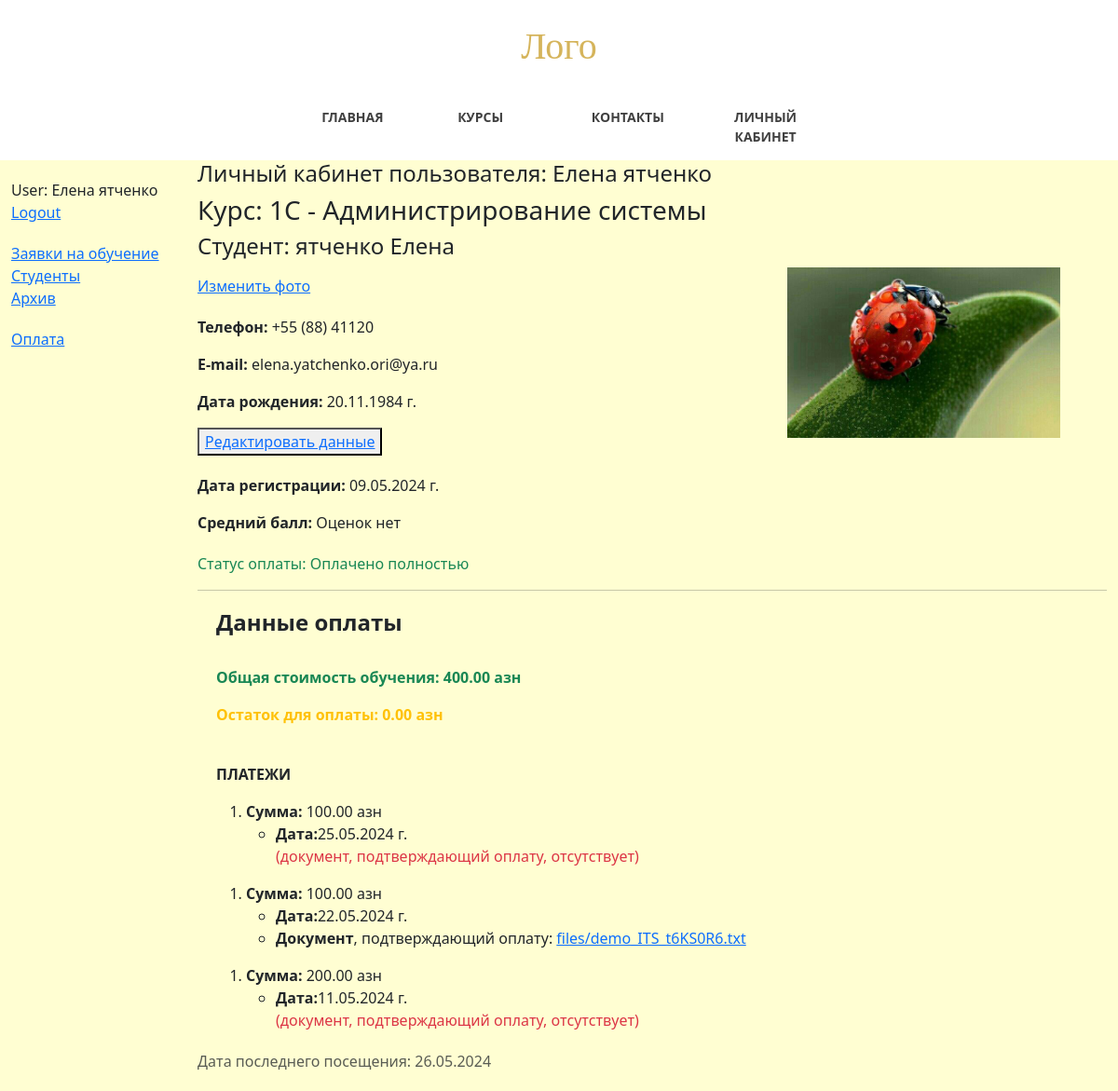
The app's page /main/profile/ (signed in) with its own data.
### students_app/models.py (models this page shows, shortened)
class Student(models.Model):
    related_user = models.ForeignKey(User, on_delete=models.CASCADE)
    name = models.CharField(verbose_name="Имя", max_length=50)
    surname = models.CharField(verbose_name="Фамилия", max_length=100)
    phone = models.CharField(verbose_name="Номер телефона", max_length=50)
    date_of_birth = models.DateField()
    course = models.ForeignKey(Course, on_delete=models.PROTECT)
    photo = models.ImageField(upload_to="images/", blank=True, null=True)
    @property
    def full_name(self):
        return f"{self.surname} {self.name}"
    STUDENT_STATUS = [
        ("r", "requested"),
        ("a", "approved"),
        ("f", "finished"),
    ]
    status = models.CharField(
        max_length=50,
        choices=STUDENT_STATUS,
        default="r",
        help_text="Статус студента",
    )
    request_date = models.DateField(auto_now_add=True)
    reg_date = models.DateField(blank=True, null=True)
    updated = models.DateField(auto_now=True)
    is_paid = models.BooleanField(default=False)
    is_deleted = models.BooleanField(default=False)
    deleted = models.DateField(auto_now=True)
    def average_mark(self):
        mark_list = [perf.mark for perf in self.performance_set.all()]
        if mark_list:
            return round(sum(mark_list) / len(mark_list), 2)
        else:
            return "Оценок нет"
    def rest_of_payment(self):
        paid = sum([payment.amount for payment in self.payment_set.all()])
        rest = self.course.total_cost() - paid
        return rest
    class Meta:
        ordering = ["name"]

class Course(models.Model):
    name = models.CharField(max_length=200)
    category = models.ForeignKey(Category, on_delete=models.SET_NULL, null=True)
    summary = models.TextField(max_length=1000, help_text="Краткое описание курса")
    lasting = models.IntegerField(
        default=1, help_text="Продолжительность курса, в месяцах"
    )
    cost = models.DecimalField(
        max_digits=8, decimal_places=2, help_text="Стоимость в месяц, азн"
    )
    added = models.DateField(auto_now_add=True)
    rating = models.DecimalField(max_digits=3, decimal_places=2, blank=True, null=True)
    is_deleted = models.BooleanField(default=False)
    deleted = models.DateField(auto_now=True)
    views_num = models.IntegerField(default=0)
    def total_cost(self):
        return self.lasting * self.cost
    class Meta:
        ordering = ["-name"]
    def __str__(self):
        return self.name

class Payment(models.Model):
    student = models.ForeignKey(Student, on_delete=models.CASCADE)
    amount = models.DecimalField(verbose_name="Сумма", max_digits=8, decimal_places=2)
    paid_date = models.DateField(verbose_name="Дата оплаты", default=date.today)
    document = models.FileField(upload_to="files/", null=True, blank=True)
    added = models.DateField(auto_now_add=True)
    updated = models.DateField(auto_now=True)
    class Meta:
        ordering = ["-paid_date"]
        permissions = (("can_mark_returned", "Set book as returned"),)

### students_app/views.py (the view)
# urls.py: path("profile/", views.profile, name="profile"),
@login_required
def profile(request):
    current_user = request.user
    students = current_user.student_set.all()
    stud_pay = {}
    for student in students:
        payments = Payment.objects.filter(student=student)
        stud_pay[student] = payments
    visit_date = request.session.get("visit_date", None)
    print(f"request - {request.session}")
    print(f"visit date = {visit_date}")
    print(type(visit_date))
    if visit_date is None:
        visit_date_current = date.today()
    else:
        visit_date_current = datetime.strptime(visit_date, "%Y-%m-%d")
    print(type(visit_date_current))
    print(visit_date_current)
    """переводим дату во формат строки для добавления в сессии
    (иначе будет ошибка Object of type date is not JSON serializable),
    а для вывода на страницу, переводим обратно в строку"""
    visit_date_new = date.today().strftime("%Y-%m-%d")
    request.session["visit_date"] = visit_date_new
    print(f"перевод в строку - {visit_date_new}")
    print(type(visit_date_new))
    print(f'новая дата посещения в сессии - {request.session["visit_date"]}')
    return render(
        request,
        "students_app/profile.html",
        context={"stud_pay": stud_pay, "visit_date": visit_date_current},
    )

### students_app/templates/students_app/profile.html
{% extends "base.html" %}
{% block content %}
<h4>Личный кабинет пользователя: {{ user.first_name }} {{ user.last_name }}</h4>
{% for student, payments in stud_pay.items %}
<h3>Курс: {{student.course }}</h3>
<h4>Студент: {{ student.full_name }}</h4>
{% if student.photo %}
<p class="photo">
    <img src="{{ student.photo.url }}" class="img-responsive" style="width: 30%; float: right; margin-right: 50px;"
        alt="Ваше фото">
</p>
<p style="margin-bottom:20px;"><a href="{% url 'add-photo' student.pk %}">Изменить фото</a></p>
{% else %}
<button type="button" style="margin-bottom:20px;"><a href="{% url 'add-photo' student.pk %}">Добавить фото</a></button>
{% endif %}
<p><strong>Телефон:</strong> {{student.phone}}</p>
<p><strong>E-mail:</strong> {{student.related_user.email}}</p>
<p><strong>Дата рождения:</strong> {{student.date_of_birth|date:"d.m.Y"}} г.</p>
<button type="button"><a href="{% url 'student-update' student.id%}">Редактировать данные</a></button>
{% if student.status == 'r' %}
<br>
<h4><strong>Ваша заявка находится на рассмотрении</strong></h4>
<p><strong>Дата подачи заявки:</strong> {{student.request_date|date:"d.m.Y"}} г.</p>
{% else %}
<div style="margin-top:20px; margin-bottom:20px;">
    <p><strong>Дата регистрации:</strong> {{student.reg_date|date:"d.m.Y"}} г.</p>
    <p><strong>Средний балл:</strong> {{student.average_mark}}</p>
</div>
<p class="{% if student.is_paid %}text-success{% elif not payments %}text-danger{% else %}text-warning{% endif %}">
    Статус оплаты: {% if student.is_paid %}Оплачено полностью
    {% elif not payments %}Оплаты нет
    {% else %}Оплачено частично{% endif %}</p>
<hr>
<div style="margin-left:20px;margin-top:20px">
    <h4><strong>Данные оплаты</strong></h4>
    <br>
    <p class="text-success"><strong>Общая стоимость обучения: {{ student.course.total_cost}} азн</strong>
    </p>
    <p class="text-warning"><strong>Остаток для оплаты: {{ student.rest_of_payment}} азн</strong>
    </p><br>
    {% if payments %}
    <p><b>ПЛАТЕЖИ</b></p>
    {% for payment in payments %}
    <ol>
        <li><strong>Сумма: </strong>{{ payment.amount }} азн
            <ul>
                <li><strong>Дата:</strong>{{ payment.paid_date|date:"d.m.Y" }} г.</li>
                {% if payment.document %}
                <li><strong>Документ</strong>, подтверждающий оплату:
                    <a href="{{ payment.document.url }}">{{ payment.document.name }}</a>
                </li>
                {% else %}
                <li class="text-danger" style='list-style-type:none'>(документ, подтверждающий оплату, отсутствует)</li>
                {% endif %}
            </ul>
        </li>
    </ol>
    {% endfor %}
    {% else %}<p>Нет зарегистрированных платежей</p>
    {% endif %}
</div>
{% endif %}
{% endfor %}
<div style="margin-top:20px; margin-bottom:20px;">
    <p class="text-muted">Дата последнего посещения: {{ visit_date|date:"d.m.Y" }}</p>
</div>
{% endblock %}

### templates/base.html (shortened to what this page needs)
{% load static %}
<html lang="en">
<head>
    <link rel="stylesheet" href="https://cdn.jsdelivr.net/npm/bootstrap@5.3.2/dist/css/bootstrap.min.css" />
    <link rel="stylesheet" href="{% static 'students_app/css/styles.css' %}" />
</head>
<body>
    <header>
        <a href="" class="logo">Лого</a>
        <nav>
            <ul class="topmenu">
                <li><a href="/">Главная</a></li>
                <li><a href="/" class="submenu-link">Курсы</a>
                </li>
                <li><a href="/">Контакты</a></li>
                {% if user.is_authenticated %}
                <li><a href="{% url 'profile' %}">Личный кабинет</a></li>
                {% endif %}
            </ul>
        </nav>
    </header>
    <div class="container-fluid">
        <div class="row">
            <div class="col-sm-2">
                {% block sidebar %}
                <ul class="sidebar-nav">
                    {% if user.is_authenticated %}
                    <li>User: {{ user.first_name }} {{ user.last_name }}</li>
                    <li><a href="{% url 'logout' %}">Logout</a></li>
                    {% else %}
                    <li><a href="{% url 'login' %}?next={{request.path}}">Login</a></li>
                    {% endif %}
                </ul>
                {% if user.is_staff %}
                <ul class="sidebar-nav">
                    <li><a href="{% url 'students' status='r' %}">Заявки на обучение</a></li>
                    <li><a href="{% url 'students' status='a' %}">Студенты</a></li>
                    <li><a href="{% url 'students' status='f' %}">Архив</a></li>
                </ul>
                {% if perms.students_app.add_payment and perms.students_app.change_payment %}
                <ul class="sidebar-nav">
                    <li><a href="{% url 'student-payment' %}">Оплата</a></li>
                </ul>
                {% endif %}
                {% endif %}
                {% endblock %}
            </div>
            <div class="col-sm-10 ">{% block content %}{% endblock %}
            </div>
        </div>
    </div>
</body>
</html>

### students_app/static/students_app/css/styles.css (style rules this page uses)
.sidebar-nav { margin-top: 20px; padding: 0; list-style: none; }
* { box-sizing: border-box; }
body { margin: 0; background: rgb(255, 254, 210); }
header { background: white; text-align: center; }
header a { text-decoration: none; outline: none; display: block; transition: .3s ease-in-out; }
.logo { color: #D5B45B; font-family: 'Playfair Display', serif; font-size: 2.5em; padding: 20px 0; }
nav { display: table; margin: 0 auto; }
nav ul { list-style: none; width: 100%; margin: 0; padding: 0; }
.topmenu:after { content: ""; display: table; clear: both; }
.topmenu>li { width: 25%; float: left; position: relative; font-family: 'Open Sans', sans-serif; }
.topmenu>li>a { text-transform: uppercase; font-size: 14px; font-weight: bold; color: #404040; padding: 15px 30px; }
.submenu-link:after { content: "\f107"; font-family: "FontAwesome"; color: inherit; margin-left: 10px; }

### records on screen
Student: course "1С - Администрирование системы", full_name "ятченко Елена", photo (picture), phone "+55 (88) 41120", related_user.email "elena.yatchenko.ori@ya.ru", date_of_birth "20.11.1984", reg_date "09.05.2024", average_mark "Оценок нет", is_paid "Оплачено полностью", course.total_cost "400.00", rest_of_payment "0.00"
Payment: amount "100.00", paid_date "25.05.2024", shows "(документ, подтверждающий оплату, отсутствует)"
Payment: amount "100.00", paid_date "22.05.2024", document.name "files/demo_ITS_t6KS0R6.txt"
Payment: amount "200.00", paid_date "11.05.2024", shows "(документ, подтверждающий оплату, отсутствует)"

### other values on screen
{{ user.first_name }} "Елена"
{{ user.last_name }} "ятченко"
{{ visit_date|date:"d.m.Y" }} "26.05.2024"
